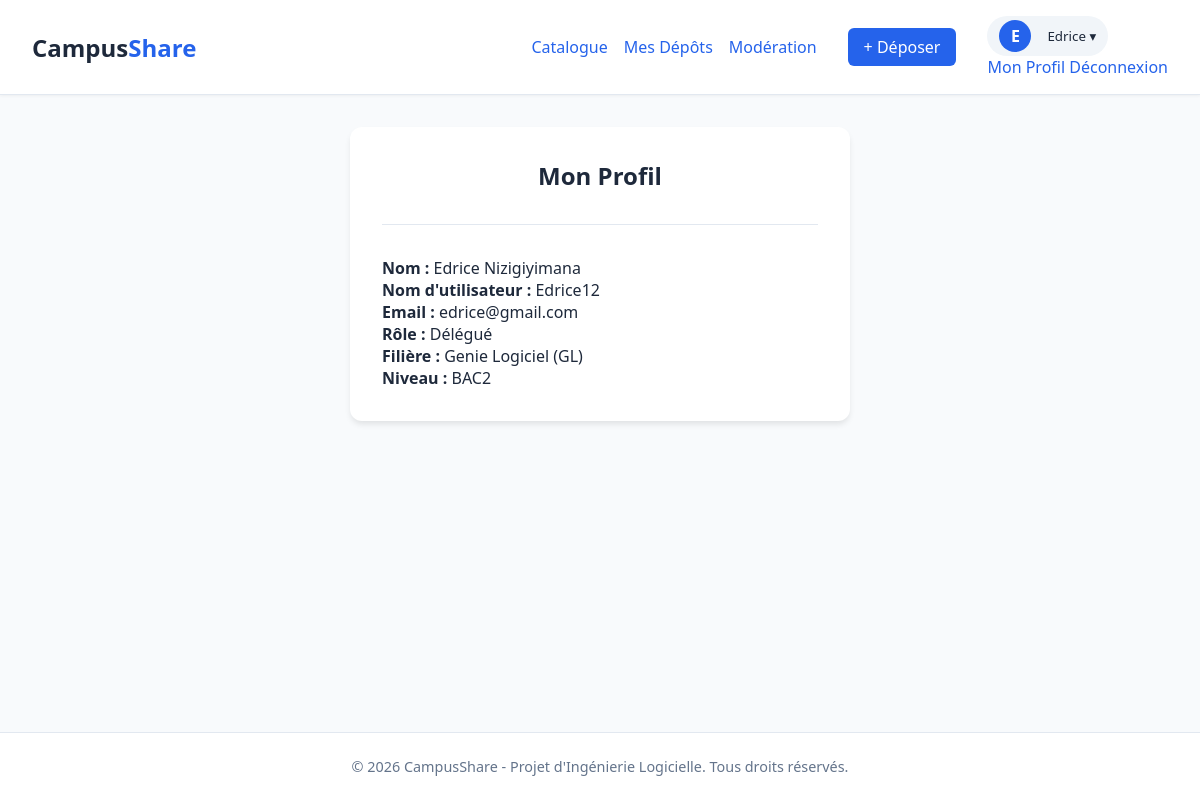
The page /accounts/profil/ (signed in) on the database its author committed.
### accounts/models.py (models this page shows, shortened)
class User(AbstractUser):
    class Role(models.TextChoices):
        ETUDIANT = 'ETUDIANT', 'Étudiant'
        DELEGUE = 'DELEGUE', 'Délégué'
        ENSEIGNANT = 'ENSEIGNANT', 'Enseignant'
        ADMIN = 'ADMIN', 'Administrateur'
    role = models.CharField(
        max_length=20,
        choices=Role.choices,
        default=Role.ETUDIANT,
        verbose_name="Rôle"
    )
    filiere = models.ForeignKey(
        'catalog.Filiere',
        on_delete=models.SET_NULL,
        null=True, blank=True,
        related_name='etudiants',
        verbose_name="Filière"
    )
    niveau = models.ForeignKey(
        'catalog.Niveau',
        on_delete=models.SET_NULL,
        null=True, blank=True,
        related_name='etudiants',
        verbose_name="Niveau"
    )
    photo_profil = models.ImageField(
        upload_to='avatars/',
        null=True,
        blank=True,
        verbose_name="Photo de profil"
    )
    class Meta:
        verbose_name = "Utilisateur"
        verbose_name_plural = "Utilisateurs"

### catalog/models.py (models this page shows, shortened)
class Filiere(models.Model):
    nom = models.CharField(max_length=100, unique=True, verbose_name="Nom")
    code = models.CharField(max_length=20, unique=True, verbose_name="Code (ex. GL)")
    class Meta:
        verbose_name = "Filière"
        verbose_name_plural = "Filières"
        ordering = ['nom']

class Niveau(models.Model):
    libelle = models.CharField(max_length=50, unique=True, verbose_name="Libellé (ex. Bac 2)")
    ordre = models.PositiveIntegerField(default=0, verbose_name="Ordre d'affichage")
    class Meta:
        verbose_name = "Niveau"
        verbose_name_plural = "Niveaux"
        ordering = ['ordre', 'libelle']

### accounts/views.py (the view, shortened to what this page needs)
# urls.py: path('profil/', views.profil, name='profil'),
@login_required
def profil(request):
    return render(request, 'accounts/profil.html')

### templates/accounts/profil.html (shortened to what this page needs)
{% extends 'base.html' %}
{% block content %}
<div class="form-card">
    <h2>Mon Profil</h2>
    <hr style="margin: 2rem 0; border: 0; border-top: 1px solid var(--border);">
    <p><strong>Nom :</strong> {{ user.first_name }} {{ user.last_name }}</p>
    <p><strong>Nom d'utilisateur :</strong> {{ user.username }}</p>
    <p><strong>Email :</strong> {{ user.email }}</p>
    <p><strong>Rôle :</strong> {{ user.get_role_display }}</p>
    {% if user.filiere %}
        <p><strong>Filière :</strong> {{ user.filiere.nom }} ({{ user.filiere.code }})</p>
        <p><strong>Niveau :</strong> {{ user.niveau.libelle }}</p>
    {% endif %}
</div>
{% endblock %}

### templates/base.html (shortened to what this page needs)
{% load static %}
<!DOCTYPE html>
<html lang="fr">
<head>
    <link rel="stylesheet" href="{% static 'css/style.css' %}">
</head>
<body>
    <nav class="navbar">
        <a href="{% url 'accueil' %}" class="logo">Campus<span>Share</span></a>
        <div class="nav-links">
            {% if user.is_authenticated %}
                <a href="{% url 'catalogue' %}" class="nav-item">Catalogue</a>
                <a href="{% url 'mes_depots' %}" class="nav-item">Mes Dépôts</a>
                {% if user.role == 'ADMIN' or user.role == 'DELEGUE' or user.is_superuser %}
                    <a href="{% url 'file_attente' %}" class="nav-item">Modération</a>
                {% endif %}
                <a href="{% url 'depot_ressource' %}" class="btn btn-primary" style="margin-left: 15px;">+ Déposer</a>
                <div class="dropdown" style="margin-left: 15px;">
                    <button class="dropbtn">
                        <div class="avatar">{{ user.username|first|upper }}</div>
                        <span style="margin-left: 8px;">{{ user.first_name|default:user.username }} ▾</span>
                    </button>
                    <div class="dropdown-content">
                        <a href="{% url 'profil' %}">Mon Profil</a>
                        <a href="{% url 'deconnexion' %}" class="text-danger">Déconnexion</a>
                    </div>
                </div>
            {% else %}
                <a href="{% url 'catalogue' %}" class="nav-item">Catalogue</a>
                <a href="{% url 'connexion' %}" class="btn btn-secondary">Connexion</a>
                <a href="{% url 'inscription' %}" class="btn btn-primary">S'inscrire</a>
            {% endif %}
        </div>
    </nav>
    <main class="container">
        {% block content %}{% endblock %}
    </main>
    <footer>
        <p>&copy; 2026 CampusShare - Projet d'Ingénierie Logicielle. Tous droits réservés.</p>
    </footer>
</body>
</html>

### static/css/style.css (style rules this page uses)
:root { --primary: #2563eb; --primary-hover: #1d4ed8; --secondary: #f1f5f9; --text-dark: #1e293b; --text-light: #64748b; --danger: #ef4444; --success: #22c55e; --border: #e2e8f0; }
* { box-sizing: border-box; margin: 0; padding: 0; font-family: 'Segoe UI', Tahoma, Geneva, Verdana, sans-serif; }
body { background-color: #f8fafc; color: var(--text-dark); display: flex; flex-direction: column; min-height: 100vh; }
.navbar { background-color: white; padding: 1rem 2rem; display: flex; justify-content: space-between; align-items: center; border-bottom: 1px solid var(--border); box-shadow: 0 1px 3px rgba(0,0,0,0.05); }
.dropbtn { background-color: var(--secondary); color: var(--text-dark); padding: 4px 12px; border: none; border-radius: 20px; cursor: pointer; font-weight: 500; display: flex; align-items: center; gap: 8px; transition: background 0.2s; }
.avatar { width: 32px; height: 32px; background-color: var(--primary); color: white; border-radius: 50%; display: flex; justify-content: center; align-items: center; font-weight: bold; font-size: 1rem; }
.logo { font-size: 1.5rem; font-weight: bold; text-decoration: none; color: var(--text-dark); }
.logo span { color: var(--primary); }
.nav-links { display: flex; align-items: center; gap: 1rem; }
.btn { padding: 0.5rem 1rem; border-radius: 6px; text-decoration: none; font-weight: 500; cursor: pointer; border: none; transition: background 0.2s; display: inline-block; text-align: center; }
.btn-primary { background-color: var(--primary); color: white; }
.container { flex: 1; max-width: 1000px; margin: 2rem auto; padding: 0 1rem; width: 100%; }
.form-card { background: white; max-width: 500px; margin: 0 auto; padding: 2rem; border-radius: 12px; box-shadow: 0 4px 6px -1px rgba(0,0,0,0.1); }
.form-card h2 { margin-bottom: 1.5rem; text-align: center; }
footer { text-align: center; padding: 1.5rem; background: white; border-top: 1px solid var(--border); color: var(--text-light); font-size: 0.9rem; }
a { color: var(--primary); text-decoration: none; }

### rows shown on the page
User: username|first "E", first_name "Edrice", last_name "Nizigiyimana", username "Edrice12", email "edrice@gmail.com", role "Délégué", filiere.nom "Genie Logiciel", filiere.code "GL", niveau.libelle "BAC2"
